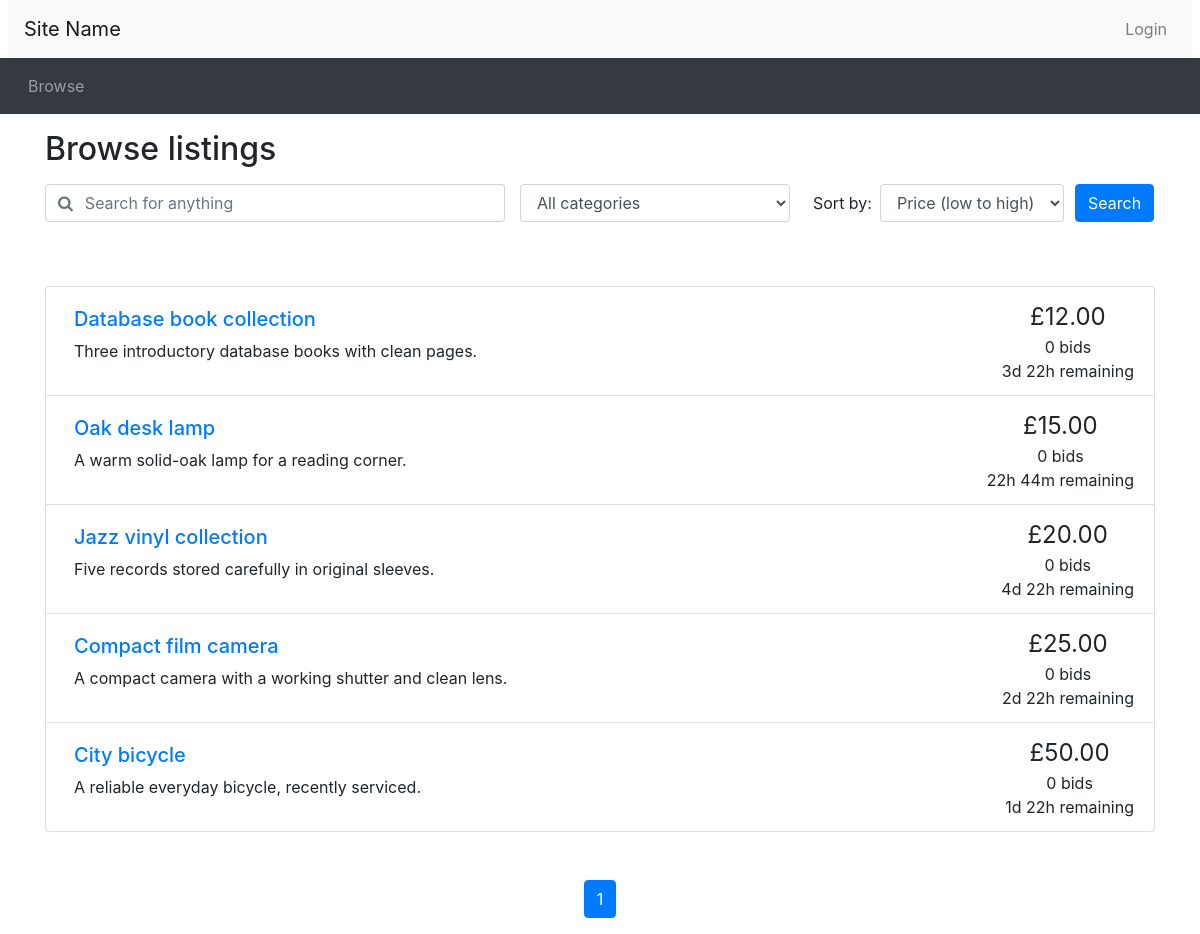
Screenshot of /browse.php with the database file from the repository.
### tables this page shows
CREATE TABLE Auction (
 auctionID INTEGER AUTO_INCREMENT PRIMARY KEY,
 sellerID INTEGER NOT NULL,
 categoryID INTEGER NOT NULL,
 title VARCHAR(200) NOT NULL,
 description TEXT NOT NULL,
 itemCondition VARCHAR(100),
 startingPrice DECIMAL(10,2) NOT NULL CHECK (startingPrice > 0),
 reservePrice DECIMAL(10,2),
 bidIncrement DECIMAL(10,2) NOT NULL CHECK (bidIncrement > 0),
 startsAt TIMESTAMP NOT NULL,
 endsAt TIMESTAMP NOT NULL,
 status VARCHAR(30) NOT NULL DEFAULT 'open' CHECK (status IN ('open','sold','unsold','cancelled')),
 FOREIGN KEY (sellerID) REFERENCES Seller(userID),
 FOREIGN KEY (categoryID) REFERENCES Category(categoryID),
 CHECK (reservePrice IS NULL OR reservePrice >= startingPrice),
 CHECK (endsAt > startsAt),
 INDEX auctions_end (status, endsAt),
 INDEX auctions_category (categoryID, status)
);

### src/browse.php (the view, shortened to what this page needs)
<?php include_once("header.php")?>
<?php require("utilities.php")?>
<?php
  $pdo=connect_db();
  if (!isset($_GET['keyword'])) {
      $keyword="";
  }
  else {
    $keyword = trim($_GET['keyword']);
  }
  if (!isset($_GET['cat'])) {
    $category="all";
  }
  else {
    $category = $_GET['cat'];
  }
  if (!isset($_GET['order_by'])) {
    $ordering="pricelow";
  }
  else {
    $ordering = $_GET['order_by'];
  }
  if (!isset($_GET['page'])) {
    $curr_page = 1;
  }
  else {
    $curr_page = filter_var($_GET['page'], FILTER_VALIDATE_INT);
    if($curr_page===false || $curr_page<1){
      $curr_page=1;
    }
  }
?>
<div class="container">
<h2 class="my-3">Browse listings</h2>
<div id="searchSpecs">
<form method="get" action="browse.php">
  <div class="row">
    <div class="col-md-5 pr-0">
      <div class="form-group">
	    <div class="input-group">
          <div class="input-group-prepend">
            <span class="input-group-text bg-transparent pr-0 text-muted">
              <i class="fa fa-search"></i>
            </span>
          </div>
          <input type="text" class="form-control border-left-0" id="keyword" name="keyword" placeholder="Search for anything"
                 value="<?php echo htmlspecialchars($keyword, ENT_QUOTES, 'UTF-8'); ?>">
        </div>
      </div>
    </div>
    <div class="col-md-3 pr-0">
      <div class="form-group">
        <select class="form-control" id="cat" name="cat">
          <option value="all" <?php if($category==="all") echo "selected"; ?>>
            All categories
          </option>
        </select>
      </div>
    </div>
    <div class="col-md-3 pr-0">
      <div class="form-inline">
        <label class="mx-2" for="order_by">Sort by:</label>
        <select class="form-control" id="order_by" name="order_by">
          <option value="pricelow" <?php if($ordering==="pricelow") echo "selected"; ?>>
            Price (low to high)
          </option>
        </select>
      </div>
    </div>
    <div class="col-md-1 px-0">
      <button type="submit" class="btn btn-primary">Search</button>
    </div>
  </div>
</form>
</div>
</div>
<?php
  $where=" WHERE status='open' AND endsAt>NOW()";
  $params=[];
  if($ordering==="pricehigh"){
    $sort= " ORDER BY startingPrice DESC, auctionID DESC";
  }
  elseif($ordering==="date"){
    $sort= " ORDER BY endsAt ASC, auctionID ASC";
  }
  else{
    $sort= " ORDER BY startingPrice ASC, auctionID ASC";
  }
  $count_sql="SELECT COUNT(*) FROM Auction" .$where;
  $count_stmt=$pdo->prepare($count_sql);
  $count_stmt->execute($params);
  $num_results = (int)$count_stmt->fetchColumn();
  $results_per_page = 10;
  $max_page = max(1, ceil($num_results / $results_per_page));
  $curr_page=min($curr_page,$max_page);
  $offset=($curr_page-1) * $results_per_page;
  $sql="SELECT * FROM Auction" . $where . $sort;
  $sql.=" lIMIT " . (int)$results_per_page;
  $sql.=" OFFSET " . (int)$offset;
  $stmt=$pdo->prepare($sql);
  $stmt->execute($params);
?>
<div class="container mt-5">
<?php if($num_results==0): ?><p>No auctions found matching your search.</p>
<?php else: ?>
<ul class="list-group">
<?php
  while($auction=$stmt->fetch(PDO::FETCH_ASSOC)){
    $item_id=$auction["auctionID"];
    $title=$auction["title"];
    $description=$auction["description"];
    $current_price=$auction["startingPrice"];
    $num_bids=0;
    $end_date=new DateTime($auction["endsAt"]);
    print_listing_li($item_id, $title, $description, $current_price, $num_bids, $end_date);
  }
?>
</ul>
<?php endif; ?>
<nav aria-label="Search results pages" class="mt-5">
  <ul class="pagination justify-content-center">
<?php
  $querystring = http_build_query([
    "keyword"=>$keyword,
    "cat"=>$category,
    "order_by"=>$ordering]);
  $querystring .="&amp;";
  $high_page_boost = max(3 - $curr_page, 0);
  $low_page_boost = max(2 - ($max_page - $curr_page), 0);
  $low_page = max(1, $curr_page - 2 - $low_page_boost);
  $high_page = min($max_page, $curr_page + 2 + $high_page_boost);
  for ($i = $low_page; $i <= $high_page; $i++) {
    if ($i == $curr_page) {
      echo('
    <li class="page-item active">');
    }
    else {
      echo('
    <li class="page-item">');
    }
    echo('
      <a class="page-link" href="browse.php?' . $querystring . 'page=' . $i . '">' . $i . '</a>
    </li>');
  }
?>
  </ul>
</nav>
</div>
<?php include_once("footer.php")?>

### src/utilities.php
<?php
function display_time_remaining($interval) {
    if ($interval->days == 0 && $interval->h == 0) {
      $time_remaining = $interval->format('%im %Ss');
    }
    else if ($interval->days == 0) {
      $time_remaining = $interval->format('%hh %im');
    }
    else {
      $time_remaining = $interval->format('%ad %hh');
    }
  return $time_remaining;
}
function print_listing_li($item_id, $title, $desc, $price, $num_bids, $end_time)
{
  if (strlen($desc) > 250) {
    $desc_shortened = substr($desc, 0, 250) . '...';
  }
  else {
    $desc_shortened = $desc;
  }
  if ($num_bids == 1) {
    $bid = ' bid';
  }
  else {
    $bid = ' bids';
  }
  $now = new DateTime();
  if ($now > $end_time) {
    $time_remaining = 'This auction has ended';
  }
  else {
    $time_to_end = date_diff($now, $end_time);
    $time_remaining = display_time_remaining($time_to_end) . ' remaining';
  }
  echo('
    <li class="list-group-item d-flex justify-content-between">
    <div class="p-2 mr-5"><h5><a href="listing.php?item_id=' . $item_id . '">' . $title . '</a></h5>' . $desc_shortened . '</div>
    <div class="text-center text-nowrap"><span style="font-size: 1.5em">£' . number_format($price, 2) . '</span><br/>' . $num_bids . $bid . '<br/>' . $time_remaining . '</div>
  </li>'
  );
}
?>

### rows the page displays
auction: title "Database book collection", description "Three introductory database books with clean pages.", startingPrice "12.00", time_remaining "3d 22h remaining"
auction: title "Oak desk lamp", description "A warm solid-oak lamp for a reading corner.", startingPrice "15.00", time_remaining "22h 44m remaining"
auction: title "Jazz vinyl collection", description "Five records stored carefully in original sleeves.", startingPrice "20.00", time_remaining "4d 22h remaining"
auction: title "Compact film camera", description "A compact camera with a working shutter and clean lens.", startingPrice "25.00", time_remaining "2d 22h remaining"
auction: title "City bicycle", description "A reliable everyday bicycle, recently serviced.", startingPrice "50.00", time_remaining "1d 22h remaining"
